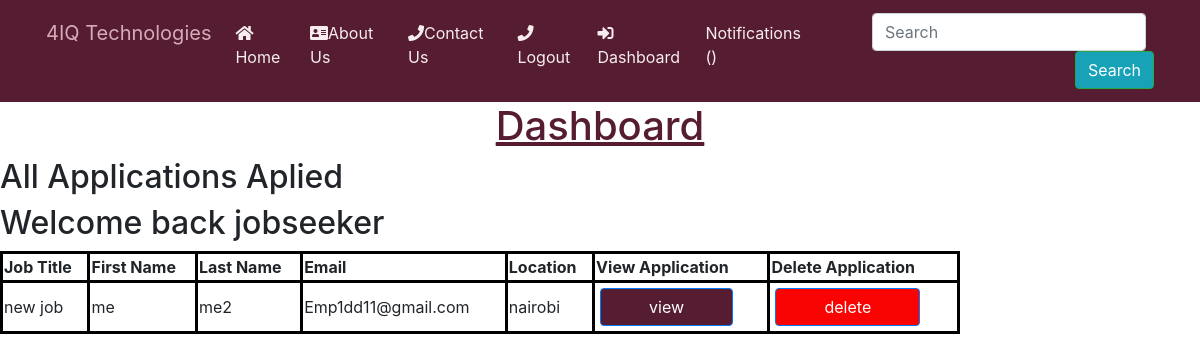
The app's page /users/dashboard (signed in), older data.
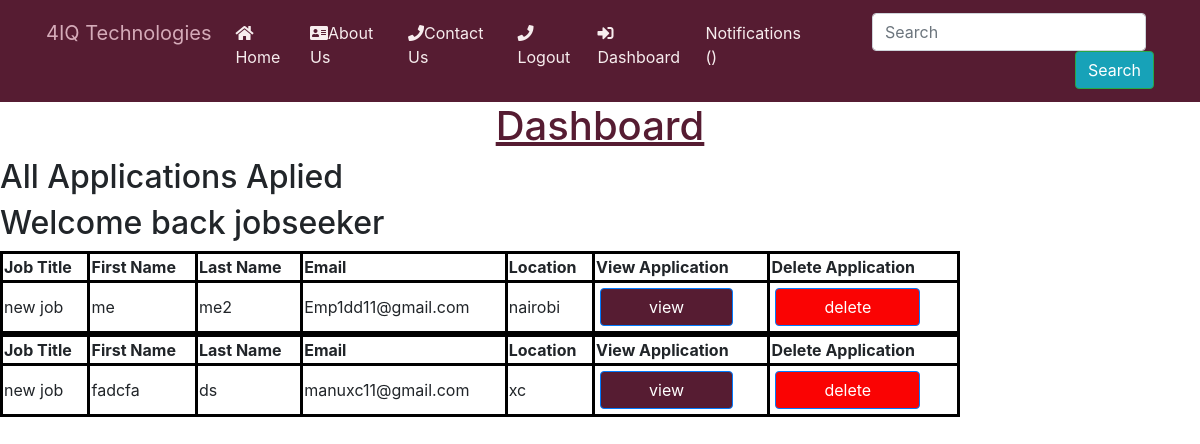
The same page, newer data.
### job/models.py (models this page shows, shortened)
class Application(models.Model):
    job = models.ForeignKey(Job,
                            related_name='applications',
                             on_delete=models.CASCADE)
    first_name = models.CharField(max_length=200, null=True, blank=True)
    last_name = models.CharField(max_length=200, null=True, blank=True)
    date_of_birth = models.CharField(max_length=20, blank=True, null=True)
    gender = models.CharField(max_length=10,
                              choices=GENDER,
                              blank=True,
                              null=True)
    email = models.EmailField(max_length=70, blank=True, unique=True)
    location = models.CharField(
        max_length=104,
        null=True
    )
    mobile = models.IntegerField(null=True, blank=True)
    education   = models.CharField( max_length=255, null=True, blank=True)
    content = models.TextField()
    experience = models.TextField()
    created_at = models.DateTimeField(auto_now_add=True,null=False)
    created_by = models.ForeignKey(User,
                                   related_name="applications",
                                   on_delete=models.CASCADE)

class Job(models.Model):
    title = models.CharField(max_length=50)
    created_at = models.DateTimeField(auto_now_add=True)
    skillset_required = models.TextField(max_length=200)
    about_job = models.TextField(blank=True, null=True)
    experience = models.CharField(max_length=50,null=True)
    salary = models.CharField(max_length=50,null=True)
    deadline = models.CharField(max_length=50,null=True)
    created_by = models.ForeignKey(User,
                                   related_name="jobs",
                                   on_delete=models.CASCADE)
    class Meta:
        ordering = ['-created_at']

### users/views.py (the view)
# urls.py: path("dashboard", views.dashboard, name="dashboard"),
@login_required
def dashboard(request):
   return render ( request,'dashboard.html' ,{'userprofile': request.user.userprofile})

### notification/context_processors.py (called while the page is built)
def notifications(request):
    if request.user.is_authenticated:
        return {"notificactions": request.user.notifications.filter(is_read = False)}
    else:
        return{"notifications":[]}

### users/templates/dashboard.html (shortened to what this page needs)
{% include 'header.html' %} {% block content %}
<h1 class="title">
  <center style="text-decoration: underline; color: #561c32">Dashboard</center>
</h1>
{% if userprofile.is_employer %}
<h2 class="subtitle">Welcome back Employer..</h2>
<p>All jobs posted</p>
{% for job in request.user.jobs.all %}
<div class="job">
  <a href="{% url 'users:view_dashboard_job' job.id%}"> {{ job.title }} </a>
</div>
{% empty %}
<p>You have not posted any jobs yet...</p>
{% endfor %} {% else %}
<h2 class="subtitle">All Applications Aplied</h2>
<h2 class="subtitle">Welcome back jobseeker</h2>
{% for application in request.user.applications.all %}
 <table style="width: 80%">
  <tr>
    <th>Job Title</th>
    <th>First Name</th>
    <th>Last Name</th>
    <th>Email</th>
    <th>Location</th>
    <th>View Application</th>
    <th>Delete Application</th>
  </tr>
  <tr>
    <td>{{ application.job.title }}</td>
    <td>{{ application.first_name }}</td>
    <td>{{ application.last_name }}</td>
    <td>{{ application.email }}</td>
    <td>{{ application.location }}</td>
    <td>
      <a
        href="{% url 'users:view_application' application.id %}
            "
      >
        <input
          type="submit"
          value="view"
          class="m-1 px-5 btn btn-primary"
          style="background-color: #561c32"
        />
      </a>
    </td>
    <td>
      <a href="{% url 'job:delete_application' application.id %}">
        <input
          type="submit"
          value="delete"
          class="m-1 px-5 btn btn-primary"
          style="background-color: #fa0303"
        />
      </a>
    </td>
  </tr>
 </table>
 {% empty %}
  <p>You have not applied for any jobs yet..</p>
     {% endfor %}
  {% endif %}
{% endblock %}

Row changes from the older to the newer data that the page shows:
added Application: job "new job", first_name "fadcfa", last_name "ds", email "manuxc11@gmail.com", location "xc"
